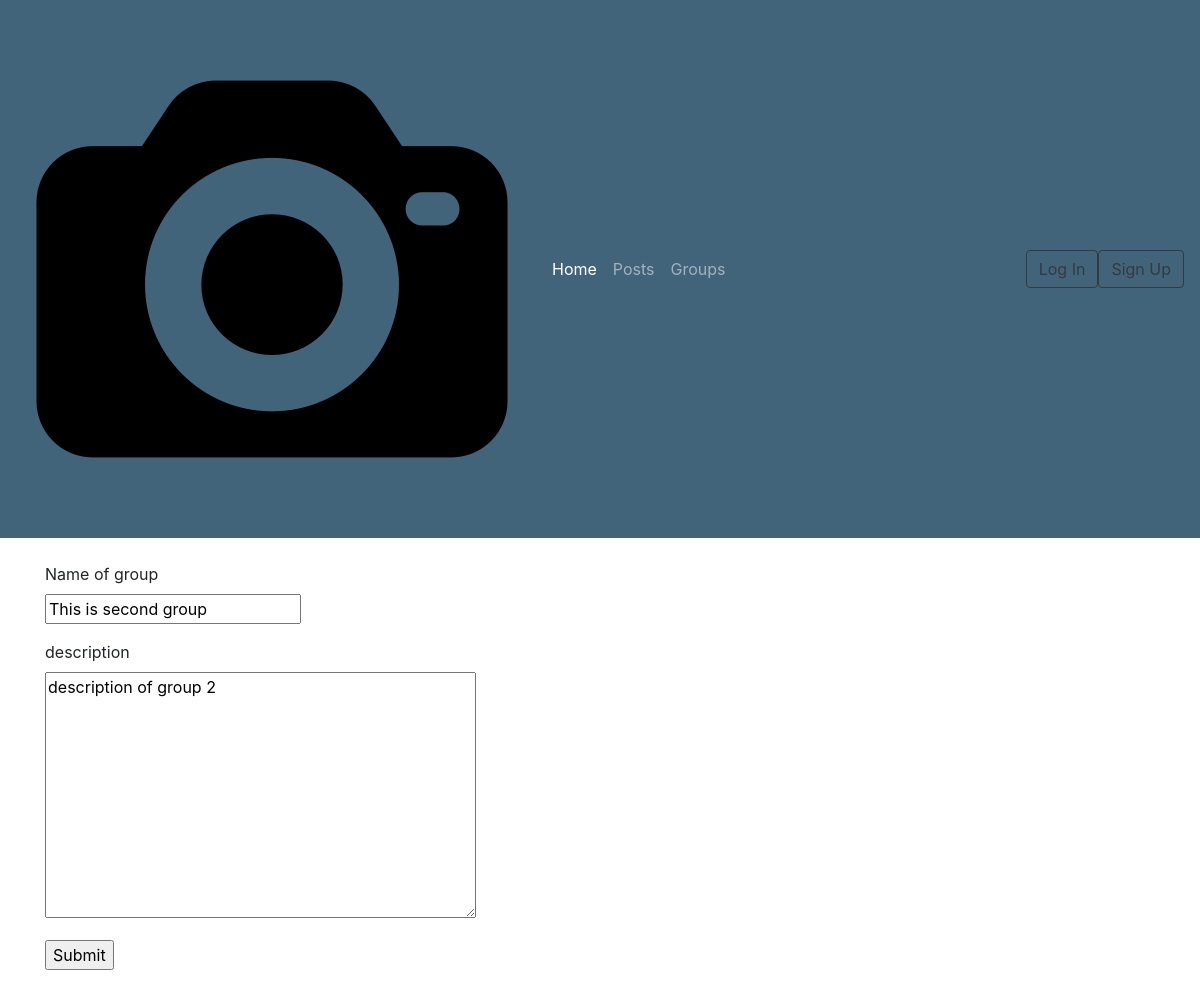
/groups/update/2/, run on the app's committed database.
### groups/models.py (models this page shows, shortened)
class Group(models.Model):
    admin_of_group = models.ForeignKey(User, on_delete=models.CASCADE)
    name_of_group = models.CharField(unique=True, max_length=256)
    description_of_group = models.TextField(blank=True, default="This Group has not their destription yet")
    members = models.ManyToManyField(User, related_name='members', related_query_name='member', blank=True)
    posts_in_group = models.ManyToManyField(Post, blank=True)

### groups/views.py (the view)
# urls.py: path('update/<int:pk>/', views.GroupUpdateView.as_view(), name='update'),
class GroupUpdateView(UpdateView):
    model = Group
    fields = ['name_of_group', 'description_of_group']
    success_url = reverse_lazy('groups:list')

### groups/templates/groups/group_form.html (shortened to what this page needs)
{% extends 'base.html' %}
{% block conntent %}
<form method="POST" class="form-group">
    <div class="form-group">
        <label>Name of group</label>
        <p>{{form.name_of_group}}</p>
        <label>description</label>
        <p>{{form.description_of_group}}</p>
    </div>
    <input type="submit" name="update">
</form>
{% endblock %}

### data on the page
Group: name_of_group "This is second group", description_of_group "description of group 2"
